Frame 1 (no input): blank canvas, image omitted
Frame 60 (the mouse pressed at the canvas centre just before this capture): blank canvas, image omitted
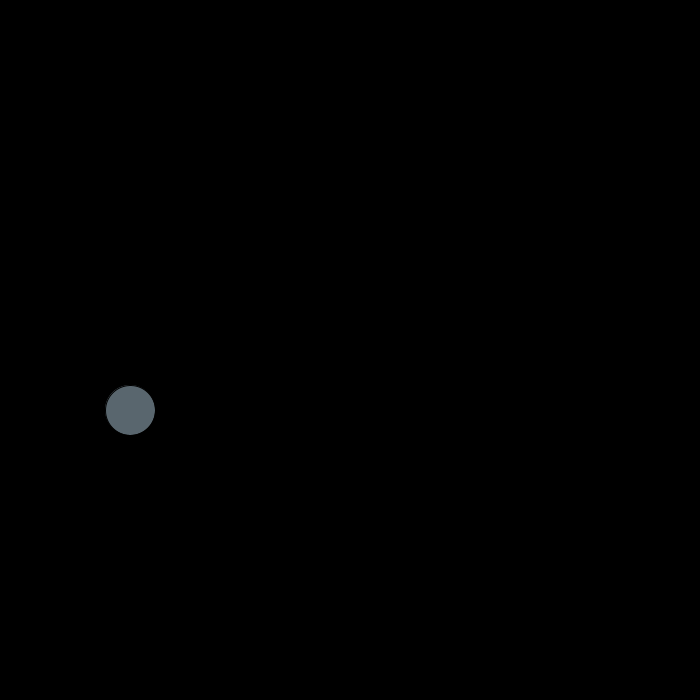
Frame 120 (the mouse held since frame 60 and released just before this capture)

The Processing sketch whose frames 1 and 60 were blank and that drew this single picture after the mouse press (run headless with seeded random() and noise(); from frame 60 on, the mouse is pressed at the canvas centre):

// Processing sketch: gravity_collisions
// ── gravity_collisions.pde
void setup() {
  size(700, 700);
  background(0);
}
int num = 0, nump;
Ball b[] = new Ball[100];
void draw() {
  background(0);
  int c = 0;
  while (c < 100) {
    if (!(b[c] == null) && c < nump) {
      b[c].display();
      b[c].move();
    }
    int c2 = c+1;
    while (c2 < nump) {
     if (!(b[c2] == null))
        b[c].collide(b[c2]);
      c2++;
    }
    c++;
  }
}

void mousePressed() {
  Ball temp = new Ball(0, 0);
  if (nump == 100)
    temp = b[num];
  b[num] = new Ball(mouseX, mouseY);
  int c = 0;
  while (c < num) {
    if (b[num].overlaps(b[c])) {
      if (nump == 100)
        b[num] = temp;
      else
        b[num] = null;
      return;
    }
    c++;
  }
  num++;
  if (nump != 100)
    nump = num;
  if (num >= 100) {
    num = 0;
    nump = 100;
  }
}

// ── Ball.pde
class Ball {
   float x,y,dx,dy;
   float r,g,b,t;
  Ball(float tempX,float tempY) {
    x = tempX;
    y = tempY;
    r = random(100,255);
    g = random(100,255);
    b = random(100,255);
    t = random(100,255);
    dx = random(-10,10);
    dy = 0;
  }
  void display() {
    fill(r,g,b,t);
    ellipse(x,y,50,50);
  }
  void move() {
  if(x > width)
    dx = -Math.abs(dx);
  else if(x < 0)
    dx = Math.abs(dx);
  if(y > height)
    dy = -Math.abs(dy);
  else if(y < 0)
    dy = Math.abs(dy);
  else
    dy+=0.5;
  x+=dx;
  y+=dy;
  }
  boolean overlaps(Ball pass) {
    if(dist(this.x,this.y,pass.x,pass.y) <= 50)
      return true;
    return false;
  }
  void collide(Ball pass) {
    if(this.overlaps(pass)) {
      float c1 = ((this.dx-pass.dx)*(this.x-pass.x)+(this.dy-pass.dy)*(this.y-pass.y))/((this.x-pass.x)*(this.x-pass.x)+(this.y-pass.y)*(this.y-pass.y));
      float c2 = ((pass.dx-this.dx)*(pass.x-this.x)+(pass.dy-this.dy)*(pass.y-this.y))/((pass.x-this.x)*(pass.x-this.x)+(pass.y-this.y)*(pass.y-this.y));
      this.dx = this.dx-c1*(this.x-pass.x);
      this.dy = this.dy-c1*(this.y-pass.y);
      pass.dx = pass.dx-c2*(pass.x-this.x);
      pass.dy = pass.dy-c2*(pass.y-this.y);
      this.x+=this.dx;
      this.y+=this.dy;
      pass.x+=pass.dx;
      pass.y+=pass.dy;      
    }
  }
}
